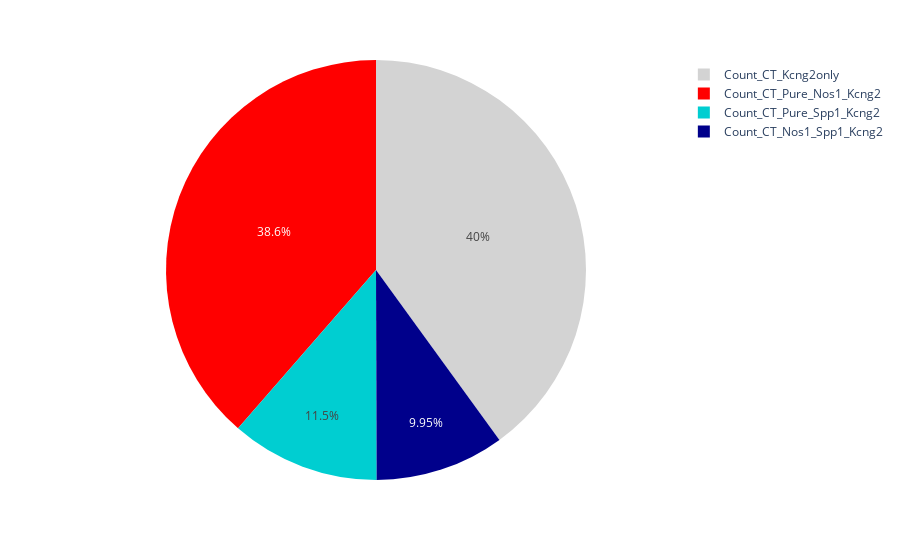

The cell this chart's notebook holds for it:
### Code cell
cols2 = ['Count_CT_Kcng2only',
         'Count_CT_Nos1_Spp1_Kcng2',
         'Count_CT_Pure_Nos1_Kcng2',
         'Count_CT_Pure_Spp1_Kcng2']



trim = cellprofilerDF[cellprofilerDF['Mouse ID'] == '7200-1'].sort_index(axis = 1)

fig = px.pie(trim.sum()[cols2], 
             names = trim.sum()[cols2].index, 
             values = trim.sum()[cols2],
             color_discrete_sequence= ['lightgrey', 'red', 'darkturquoise', 'darkblue'],
        )


config = {
  'toImageButtonOptions': {
    'format': 'png', # one of png, svg, jpeg, webp
    'filename': 'custom_image',
    'height': 500,
    'width': 700,
    'scale':6 # Multiply title/legend/axis/canvas sizes by this factor
  }
}
fig.show(config=config)
fig.write_image(savedir + 'Kcng2Nos1Spp1_Pie_7200-1.svg')

### Figure 1 — Plotly figure (JSON) as saved in the notebook; plotly's stock layout.template omitted (floating-point values rounded to 4 significant figures)
{"data": [{"domain": {"x": [0, 1], "y": [0, 1]}, "hovertemplate": "label=%{label}<br>value=%{value}<extra></extra>", "labels": ["Count_CT_Kcng2only", "Count_CT_Nos1_Spp1_Kcng2", "Count_CT_Pure_Nos1_Kcng2", "Count_CT_Pure_Spp1_Kcng2"], "legendgroup": "", "name": "", "showlegend": true, "type": "pie", "values": [398, 99, 384, 114]}], "layout": {"legend": {"tracegroupgap": 0}, "margin": {"t": 60}, "piecolorway": ["lightgrey", "red", "darkturquoise", "darkblue"]}}
